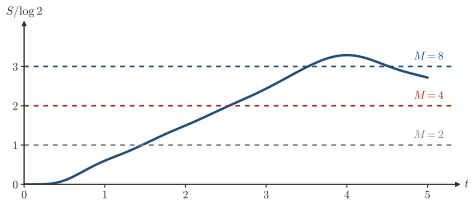

Python code for this plot:
"""Session 7, the half-chain entropy after a quench of a transverse-field Ising chain of 12 sites, by exact time evolution."""
import os, sys
sys.path.insert(0, os.path.join(os.path.dirname(os.path.abspath(__file__)), '..'))
import numpy as np
import scipy.sparse as sp
import scipy.sparse.linalg as sla
import style

L = 12
sx = sp.csr_matrix([[0, 1], [1, 0]]); sz = sp.csr_matrix([[1, 0], [0, -1]])
def op(o, i):
    return sp.kron(sp.kron(sp.identity(2 ** i), o), sp.identity(2 ** (L - i - 1)), format='csr')
g = 1.0
H = -sum(op(sz, i) @ op(sz, i + 1) for i in range(L - 1)) - g * sum(op(sx, i) for i in range(L))
psi = np.zeros(2 ** L, dtype=complex); psi[0] = 1               # all spins up along z, the ground state of the chain at g=0
dt = 0.05
ts = np.arange(0, 5 + dt / 2, dt)
S = []
for t in ts:
    s = np.linalg.svd(psi.reshape(2 ** (L // 2), -1), compute_uv=False) ** 2
    s = s[s > 1e-14]
    S.append(-np.sum(s * np.log(s)))
    psi = sla.expm_multiply(-1j * dt * H, psi)
assert abs(np.linalg.norm(psi) - 1) < 1e-8
S = np.array(S) / np.log(2)
assert S[0] < 1e-12 and S.max() <= L / 2 + 1e-9
print('S(t) at', ts[[20, 40, 60, 80]], S[[20, 40, 60, 80]], 'max', S.max(), ts[S.argmax()])

fig, ax = style.figure(height_cm=5.4)
ax.plot(ts, S, color=style.ACCENT)
for M, col in ((2, style.MUTED), (4, style.BROKEN), (8, style.ACCENT)):
    ax.axhline(np.log2(M), color=col, lw=1.2, ls=(0, (3, 3)))
for M, col in ((2, style.MUTED), (4, style.BROKEN), (8, style.ACCENT)):
    style.label(ax, 5.2, np.log2(M) + 0.25, r'$M=%d$' % M, color=col, fontsize=8.5, ha='right')
ax.set_xlim(0, 5.3); ax.set_ylim(0, 4.0)
ax.set_xticks([0, 1, 2, 3, 4, 5]); ax.set_yticks([0, 1, 2, 3]); ax.tick_params(length=2.5, pad=2)
style.arrows(ax, xlabel=r'$t$', ylabel=r'$S/\log 2$', ticks=True)
style.save(fig, __file__)
